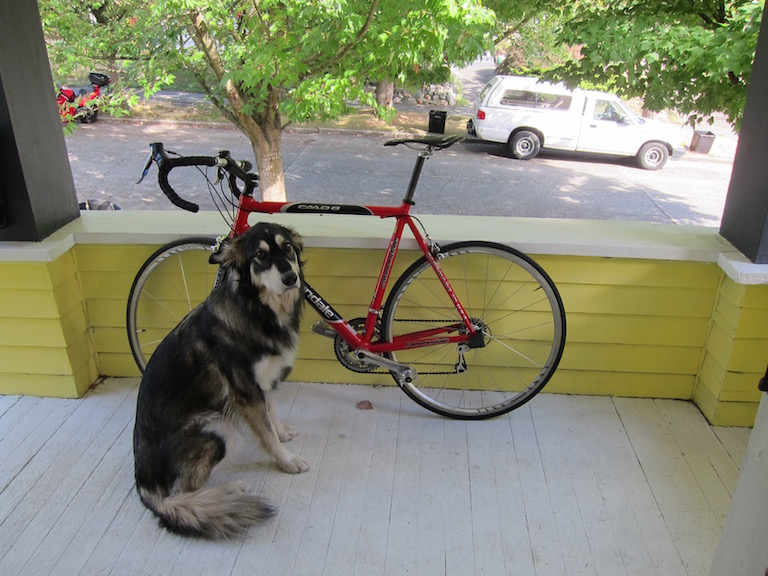
#> input picture dog.jpg, 768 x 576 px
$ python -i image_processing.py   (imports and definitions only)
#> lines starting #> are read from the running program, lines starting #| are printed output that depends on the picture
#> further down, picture is the input picture: shape (576, 768, 3); mean B, G, R 114.1, 135.7, 134.4
"""
Image processing functions for the multimodel scheduling application.
"""
import cv2
import numpy as np
import os

# Constants (default). Will be overridden by model input if provided at call time
input_width = input_height = 608

# COCO class labels
coco_classes = [
    "person", "bicycle", "car", "motorcycle", "airplane", "bus", "train", "truck", "boat", "traffic light",
    "fire hydrant", "stop sign", "parking meter", "bench", "bird", "cat", "dog", "horse", "sheep", "cow",
    "elephant", "bear", "zebra", "giraffe", "backpack", "umbrella", "handbag", "tie", "suitcase", "frisbee",
    "skis", "snowboard", "sports ball", "kite", "baseball bat", "baseball glove", "skateboard", "surfboard",
    "tennis racket", "bottle", "wine glass", "cup", "fork", "knife", "spoon", "bowl", "banana", "apple",
    "sandwich", "orange", "broccoli", "carrot", "hot dog", "pizza", "donut", "cake", "chair", "couch",
    "potted plant", "bed", "dining table", "toilet", "tv", "laptop", "mouse", "remote", "keyboard", "cell phone",
    "microwave", "oven", "toaster", "sink", "refrigerator", "book", "clock", "vase", "scissors", "teddy bear",
    "hair drier", "toothbrush"
]


def letterbox(image, new_shape, color=(114, 114, 114)):
    # new_shape = (W, H)
#> called with new_shape = (224, 224), color = (114, 114, 114)
    h, w = image.shape[:2]
#> h = 576; w = 768
    new_w, new_h = int(new_shape[0]), int(new_shape[1])
    r = min(new_w / w, new_h / h)
#> r = 0.292
    nw, nh = int(round(w * r)), int(round(h * r))
#> nw = 224; nh = 168
    resized = cv2.resize(image, (nw, nh), interpolation=cv2.INTER_LINEAR)
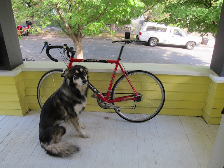
#> resized: shape (168, 224, 3); mean B, G, R 114, 135.6, 134.3
    canvas = np.full((new_h, new_w, 3), color, dtype=np.uint8)
    dw, dh = (new_w - nw) // 2, (new_h - nh) // 2
#> dw = 0; dh = 28
    canvas[dh:dh + nh, dw:dw + nw] = resized
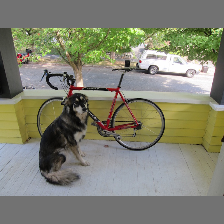
#> canvas: shape (224, 224, 3); mean B, G, R 114, 130.2, 129.3
    return canvas, r, (dw, dh)

def image_preprocess(raw_input_img, target_width, target_height, use_letterbox=True):
    """
    Preprocess an image for neural network input.

    Args:
        raw_input_img (np.ndarray): BGR image
        target_width (int)
        target_height (int)
        use_letterbox (bool): if True, keep aspect ratio with padding (letterbox).
                              if False, plain resize.

    Returns:
        np.ndarray: [1,3,H,W] float32, RGB, 0~1
    """
    if use_letterbox:
        lb_img, _, _ = letterbox(raw_input_img, (target_width, target_height))
        img = lb_img
    else:
        img = cv2.resize(raw_input_img, (target_width, target_height), interpolation=cv2.INTER_LINEAR)

    img = cv2.cvtColor(img, cv2.COLOR_BGR2RGB)
    img = (img.astype(np.float32) / 255.0).transpose(2, 0, 1)[None, ...]
    return img

# [21 lines left out: function yolo_preprocess_local, not called in this run]

def resnet50_preprocess_local(raw_input_img):
    """
    Preprocess an image for ResNet50 model input.

    Args:
        raw_input_img: Raw input image (numpy array)

    Returns:
        Preprocessed image data as numpy array
    """
    return image_preprocess(raw_input_img, 224, 224)

# --- ResNet50 postprocess (local) ---
# Load ImageNet class labels once
# [8 lines not run here, left out]


# [350 lines left out: functions resnet50_postprocess_local, draw_detection_boxes, yolo_postprocess_cpu, yolo_postprocess_npu, not called in this run]

>>> import cv2
>>> picture = cv2.imread('dog.jpg')
>>> result = resnet50_preprocess_local(picture)
